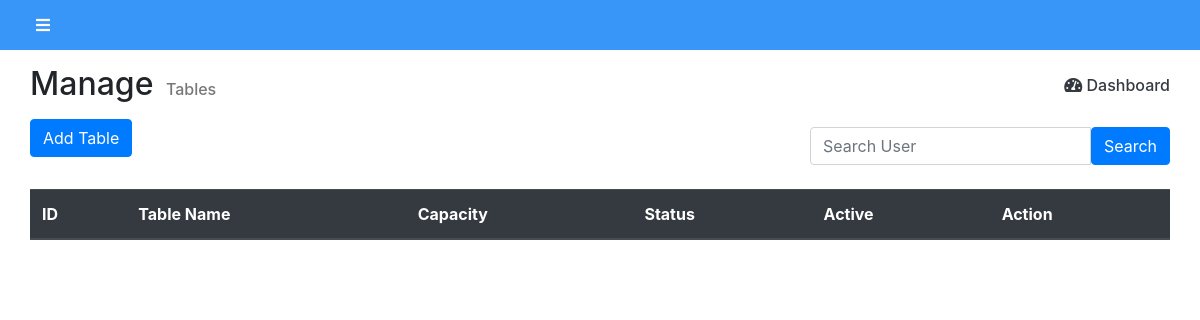
/tables.php (signed in), run on an earlier commit of the app's database.
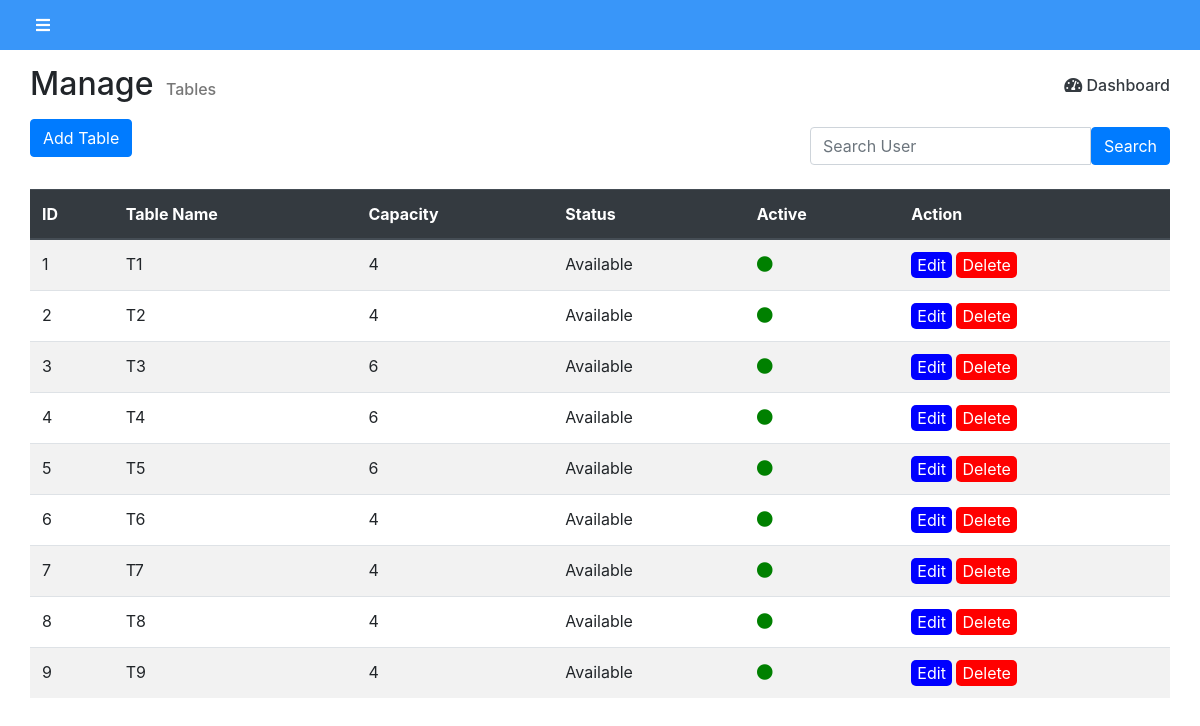
And on a later commit of the database.
### tables this page shows
CREATE TABLE `tables` (
  `id` int(11) NOT NULL,
  `table_name` varchar(30) NOT NULL,
  `capacity` int(11) NOT NULL,
  `available` int(1) NOT NULL,
  `active` int(1) NOT NULL
);

### tables.php (the view, shortened to what this page needs)
<!DOCTYPE html>
<html>
<head>
	<link rel="stylesheet" href="https://stackpath.bootstrapcdn.com/bootstrap/4.2.1/css/bootstrap.min.css">
	<link rel="stylesheet" href="https://use.fontawesome.com/releases/v5.7.0/css/all.css">
	<link rel="stylesheet" type="text/css" href="css/dashboard.css">
</head>
<body>
<div class="wrapper">
		<div class="content-wrapper">
			<div class="container-fluid">
				<div class="row">
					<div class="col-md-12">
						<nav class="bar">
							<a href="#" id="toggle"><i class="fas fa-bars ml-3"></i></a>
						</nav>
						<div class="below-toggle-content">
							<div class="col-md-12">
								<div class="top-part mb-3">
									<h2 class="d-inline">Manage</h2>
									<p class="d-inline ml-2">Tables</p>
									<a href="dashboard.php" class="d-inline text-dark mt-2" style="text-decoration: none; float: right; font-weight: 500;"><i class="fas fa-tachometer-alt"></i> Dashboard</a>
								</div>
								<div class="row">
									<div class="col-md-4">
										<a href="add_table.php"><button class="btn btn-primary add-group shadow-none" data-toggle="modal" data-target="#AddModal">Add Table</button></a>
									</div>
									<div class="col-md-4 mt-2 mb-4 ml-auto">
										<div class="input-group">
						                	<input type="text" name="search" id="search" onkeyup="SearchField();" class="form-control shadow-none" placeholder="Search User">
						                	<span class="input-group-btn">
						                		<button class="btn btn-primary shadow-none" id="search-button">Search</button>
						                 	</span>
						               	</div>
									</div>
								</div>
<?php
    include('config.php');
?>
<table class="table table-striped" id="category_table">
	<thead class="thead-dark">
		<tr>
			<th scope="col">ID</th>
			<th scope="col">Table Name</th>
			<th scope="col">Capacity</th>
			<th scope="col">Status</th>
			<th scope="col">Active</th>
			<th scope="col">Action</th>
		</tr>
	</thead>
	<tbody id="display">
	<?php
        $qry = "SELECT * FROM tables";
        if($result = mysqli_query($con,$qry))
        {
            while($row = mysqli_fetch_assoc($result))
            {
				$tid = $row['id'];
    ?>
                <tr>
                    <td><?php echo $row['id']; ?></td>
                    <td><?php echo $row['table_name']; ?></td>
                    <td><?php echo $row['capacity']; ?></td>
                    <td>
						<?php
						if($row['available'] = 1)	{
							echo 'Available';
						}
						else{
							echo 'Unvailable';
						}
						?>
					</td>
					<td>
						<?php
						if($row['active'] = 0)	{
						?>
							<i class="fa fa-circle" aria-hidden="true" style="color:red;"></i>
						<?php
						}
						else{
						?>
							<i class="fa fa-circle" aria-hidden="true" style="color:green;"></i>
						<?php
						}
						?>
					</td>
                    <td>
						<a href="edit_table.php?id=<?php echo $tid?>">
						<button class="edit" style="background-color: blue; border-radius: 5px; border: none; color: white;" >Edit</button>
						</a>
						<a href="backend/delete_table.php?id=<?php echo $tid?>">
						<button class="delete" style="background-color: red; border-radius: 5px; border: none; color: white;" >Delete</button>
						</a>
					</td>
    <?php
            }
        }
    ?>
    </tr>
									  	</tbody>
									</table>
							</div>
						</div>
					</div>
				</div>
			</div>
		</div>
	</div>
</body>
</html>

### css/dashboard.css (style rules this page uses)
.content-wrapper { position: absolute; width: 100%; transition: 0.5s; }
.container-fluid { padding: 0; margin: 0; }
nav { width: 100%; background-color: #3996F9; padding: 10px 20px; line-height: 30px; }
nav .fa-bars { color: #fff; }
.below-toggle-content { padding: 15px; }
.top-part p { color: #777; font-weight: 500; }
body { margin: 0px; padding: 0px; overflow-x: hidden; }

What changed in the data, as far as the page shows it:
added tables: id "1", table_name "T1", capacity "4"
added tables: id "2", table_name "T2", capacity "4"
added tables: id "3", table_name "T3", capacity "6"
added tables: id "4", table_name "T4", capacity "6"
added tables: id "5", table_name "T5", capacity "6"
added tables: id "6", table_name "T6", capacity "4"
added tables: id "7", table_name "T7", capacity "4"
added tables: id "8", table_name "T8", capacity "4"
added tables: id "9", table_name "T9", capacity "4"
